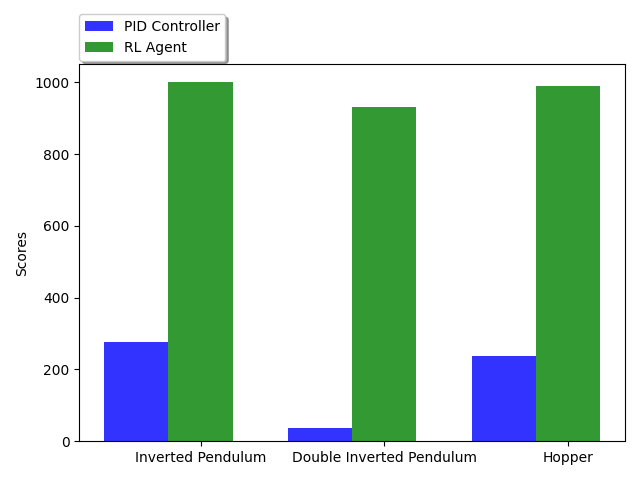

The Python source for this figure:
from tensorforce import Agent, Environment
import matplotlib.pyplot as plt
import numpy as np
import math
import pickle
from tqdm import tqdm
import gym

test_episodes=10


ip_pid_episode_record=[]
ip_rl_episode_record=[]
ip_rl = Agent.load(directory='Inverted_Pendulum_RL', format='numpy')
internals = ip_rl.initial_internals()
for i in range(test_episodes):
	kp=25
	kd=2.27645649
	environment = gym.make('InvertedPendulum-v2')

	episode_reward=0
	states = environment.reset()
	terminal=False
	while not terminal:
		actions = kp*states[1]+kd*states[3]
		states, reward, terminal,info = environment.step(actions)
		episode_reward+=reward
	ip_pid_episode_record.append(episode_reward)

	environment_rl = Environment.create(environment='gym', level='InvertedPendulum-v2')
	episode_reward=0
	states = environment_rl.reset()
	terminal=False
	while not terminal:
		actions, internals = ip_rl.act(states=states, internals=internals, independent=True, deterministic=True)
		states, terminal, reward = environment_rl.execute(actions=actions)
		episode_reward+=reward
	ip_rl_episode_record.append(episode_reward)


double_pid_episode_record=[]
double_rl_episode_record=[]
double_rl = Agent.load(directory='Double_RL', format='numpy')
internals = double_rl.initial_internals()
for i in range(test_episodes):
	kp=[-0.54124971, -3.05534616]
	kd=[-0.47012709, -0.70023993]
	environment_control = gym.make('InvertedDoublePendulum-v2')
	episode_reward=0
	states = environment_control.reset()
	terminal=False
	theta_states=[]
	while not terminal:
		actions_predict=kp[0]*states[0]+kp[1]*states[2]+kd[0]*states[6]+kd[1]*states[7]
		states, reward, terminal,info = environment_control.step(actions_predict)
		episode_reward+=reward
	double_pid_episode_record.append(episode_reward)

	environment_rl = Environment.create(environment='gym', level='InvertedDoublePendulum-v2')
	episode_reward=0
	states = environment_rl.reset()
	terminal=False
	while not terminal:
		actions, internals = double_rl.act(states=states, internals=internals, independent=True, deterministic=True)
		states, terminal, reward = environment_rl.execute(actions=actions)
		episode_reward+=reward
	double_rl_episode_record.append(episode_reward)


hopper_pid_episode_record=[]
hopper_rl_episode_record=[]
hopper_rl = Agent.load(directory='Hopper_RL', format='numpy')
internals = hopper_rl.initial_internals()
for i in range(test_episodes):
	thigh_actuator_kp=[-2,-2,-0.5,-1]
	thigh_actuator_kd=[-1.6,1, 0.2,-0.4]
	leg_actuator_kp=[-0.4,-0.5,-0.1,-0.2]
	leg_actuator_kd=[-1,0.2,-1,-0.1]
	foot_actuator_kp=[-2, 1, 0.5, -1]
	foot_actuator_kd=[-0.4,-0.1,-0.1,-0.5]
	environment = gym.make('Hopper-v3')
	episode_reward=0
	states = environment.reset()
	terminal=False
	while not terminal:

		rooty=states[1]
		velocity_rooty=states[7]

		thigh_angle=states[2]
		thigh_angular_velocity=states[8]

		leg_angle=states[3]
		leg_angular_velocity=states[9]

		foot_angle=states[4]
		foot_angular_velocity=states[10]

		thigh_actions = thigh_actuator_kp[0]*rooty+thigh_actuator_kd[0]*velocity_rooty+thigh_actuator_kp[1]*thigh_angle+thigh_actuator_kd[1]*thigh_angular_velocity+thigh_actuator_kp[2]*leg_angle+thigh_actuator_kd[2]*leg_angular_velocity+thigh_actuator_kp[3]*foot_angle+thigh_actuator_kd[3]*foot_angular_velocity
		leg_actions = leg_actuator_kp[0]*rooty+leg_actuator_kd[0]*velocity_rooty+leg_actuator_kp[1]*thigh_angle+leg_actuator_kd[1]*thigh_angular_velocity+leg_actuator_kp[2]*leg_angle+leg_actuator_kd[2]*leg_angular_velocity+leg_actuator_kp[3]*foot_angle+leg_actuator_kd[3]*foot_angular_velocity
		foot_actions = foot_actuator_kp[0]*rooty+foot_actuator_kd[0]*velocity_rooty+foot_actuator_kp[1]*thigh_angle+foot_actuator_kd[1]*thigh_angular_velocity+foot_actuator_kp[2]*leg_angle+foot_actuator_kd[2]*leg_angular_velocity+foot_actuator_kp[3]*foot_angle+foot_actuator_kd[3]*foot_angular_velocity
		actions=[thigh_actions,leg_actions,foot_actions]
		states, reward, terminal,info = environment.step(actions)
		episode_reward+=reward
	hopper_pid_episode_record.append(episode_reward)

	environment_rl = Environment.create(environment='gym', level='Hopper-v3')
	episode_reward=0
	states = environment_rl.reset()
	terminal=False
	while not terminal:
		actions, internals = hopper_rl.act(states=states, internals=internals, independent=True, deterministic=True)
		states, terminal, reward = environment_rl.execute(actions=actions)
		episode_reward+=reward
	hopper_rl_episode_record.append(episode_reward)

pid_record=[]
rl_record=[]

pid_record.append(np.sum(ip_pid_episode_record)/test_episodes)
pid_record.append(np.sum(double_pid_episode_record)/test_episodes*0.1)
pid_record.append(np.sum(hopper_pid_episode_record)/test_episodes)

rl_record.append(np.sum(ip_rl_episode_record)/test_episodes)
rl_record.append(np.sum(double_rl_episode_record)/test_episodes*0.1)
rl_record.append(np.sum(hopper_rl_episode_record)/test_episodes)

# data to plot
n_groups = 3

# create plot
fig, ax = plt.subplots()
index = np.arange(n_groups)
bar_width = 0.35
opacity = 0.8

rects1 = plt.bar(index, pid_record, bar_width,
alpha=opacity,
color='b',
label='PID Controller')

rects2 = plt.bar(index + bar_width, rl_record, bar_width,
alpha=opacity,
color='g',
label='RL Agent')

plt.ylabel('Scores')
plt.xticks(index + bar_width, ('Inverted Pendulum', 'Double Inverted Pendulum', 'Hopper'))
plt.legend(bbox_to_anchor=(0., 1.02, 1., .102), loc='center left',shadow=True, borderaxespad=0)
plt.tight_layout()
plt.savefig('PIDvsRL.png')
